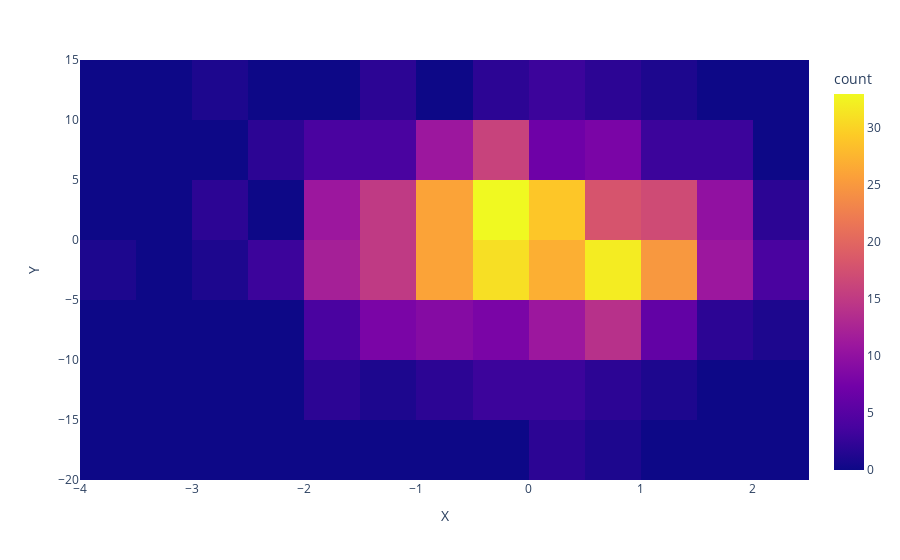

Here is the notebook cell this chart was saved with:
### Markdown cell above
### Plotly

- [Plotly](https://plotly.com/python/) is large multi-language  interactive graphing library that covers Python/Julia/R. 

- [Plotly-dash](https://dash.plotly.com/introduction) is a framework for building web dashborads with itneractive plotly graphs.

- [Plotly-express](https://plotly.com/python-api-reference/plotly.express.html) is a high level library for quick visualizations whihc is similiar to seaborn vs matploltib in its philosophy

> Check out [this cool website](https://biapss.chem.iastate.edu/) built using Dash-Plotly

### Code cell
df = pd.DataFrame({ 'X':    1*np.random.randn(500), 
                    'Y':    5*np.random.randn(500), 
                    'Z':    1+5*np.random.randn(500),
                    'time':  np.arange(500)
                  })

px.density_heatmap(df, x='X', y='Y')
#px.line(df, x='X', y='Y')
#px.scatter(df, x='X', y='Y')
#px.area(df, x='X', y='Y')
#px.histogram(df, x="X")

### Figure 1 — Plotly figure (JSON) as saved in the notebook; plotly's stock layout.template omitted (floating-point values rounded to 4 significant figures; data arrays with more than 128 entries replaced by an {"elided": "..."} marker saying what was removed)
{"data": [{"coloraxis": "coloraxis", "hoverlabel": {"namelength": 0}, "hovertemplate": "X=%{x}<br>Y=%{y}<br>count=%{z}", "name": "", "type": "histogram2d", "x": {"elided": "500 float values"}, "xaxis": "x", "xbingroup": "x", "y": {"elided": "500 float values"}, "yaxis": "y", "ybingroup": "y"}], "layout": {"coloraxis": {"colorbar": {"title": {"text": "count"}}, "colorscale": [[0, "#0d0887"], [0.1111, "#46039f"], [0.2222, "#7201a8"], [0.3333, "#9c179e"], [0.4444, "#bd3786"], [0.5556, "#d8576b"], [0.6667, "#ed7953"], [0.7778, "#fb9f3a"], [0.8889, "#fdca26"], [1, "#f0f921"]]}, "legend": {"tracegroupgap": 0}, "margin": {"t": 60}, "xaxis": {"anchor": "y", "domain": [0, 1], "title": {"text": "X"}}, "yaxis": {"anchor": "x", "domain": [0, 1], "title": {"text": "Y"}}}}
